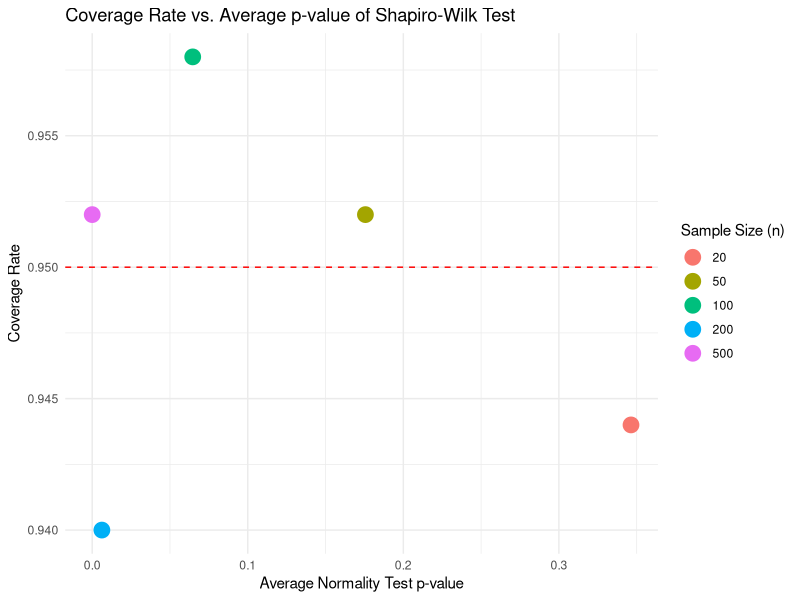
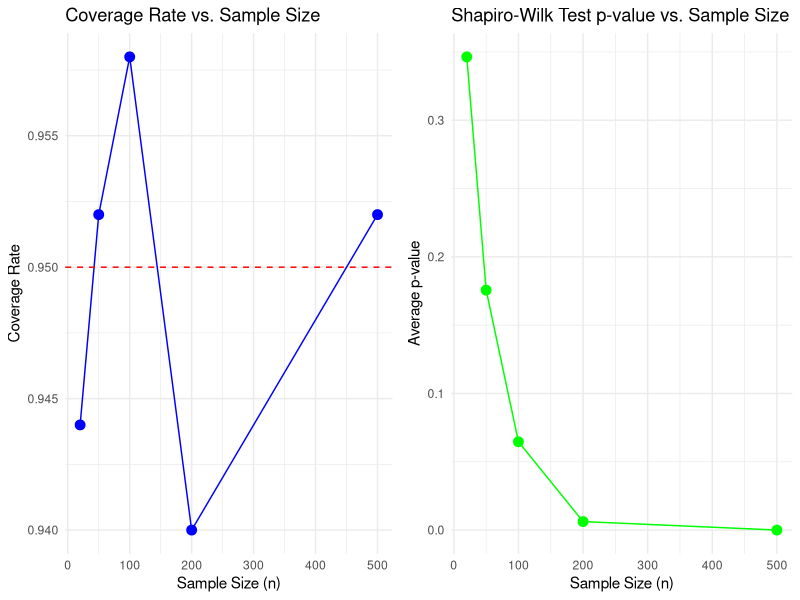
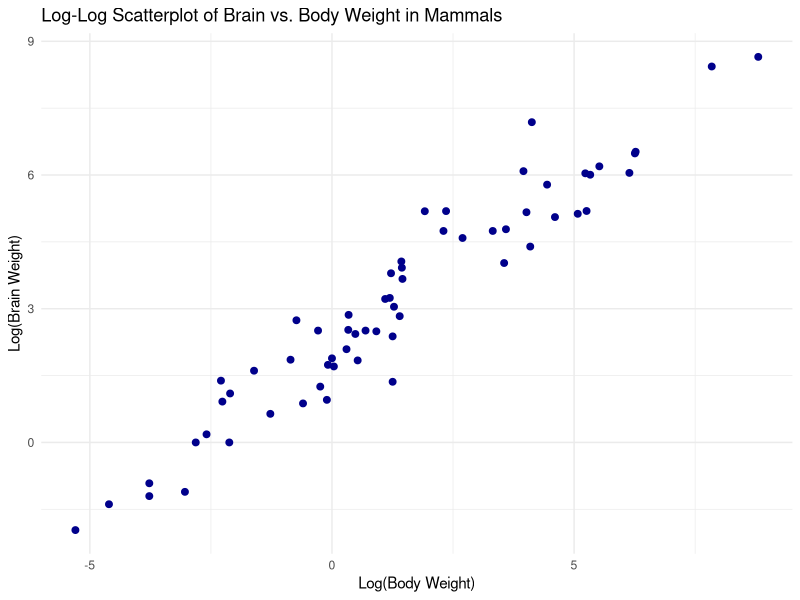
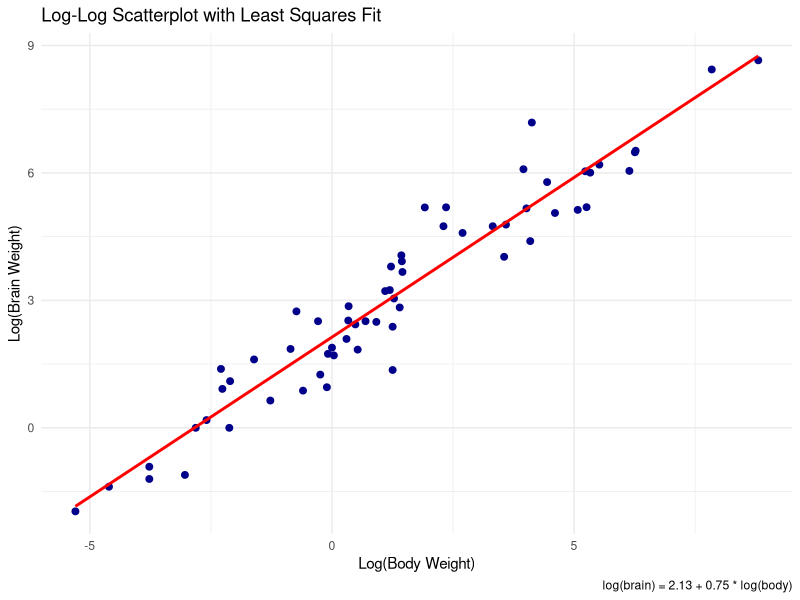
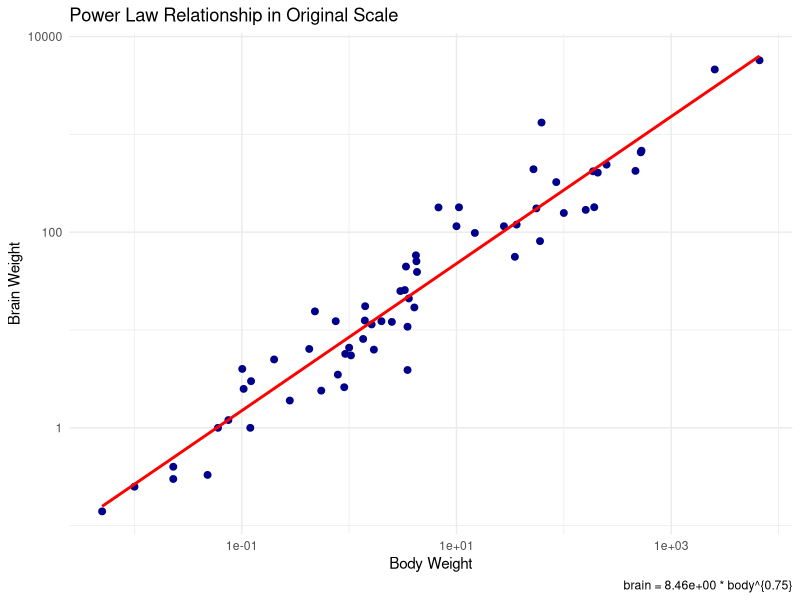
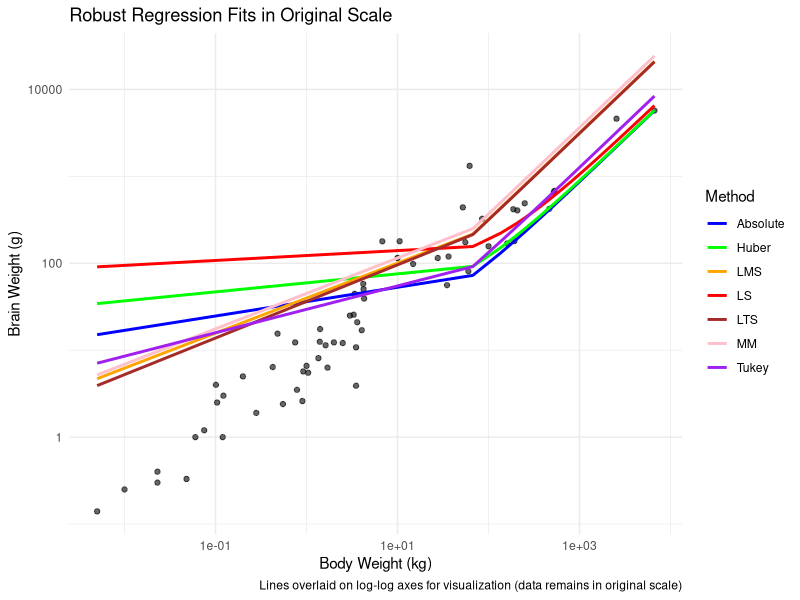
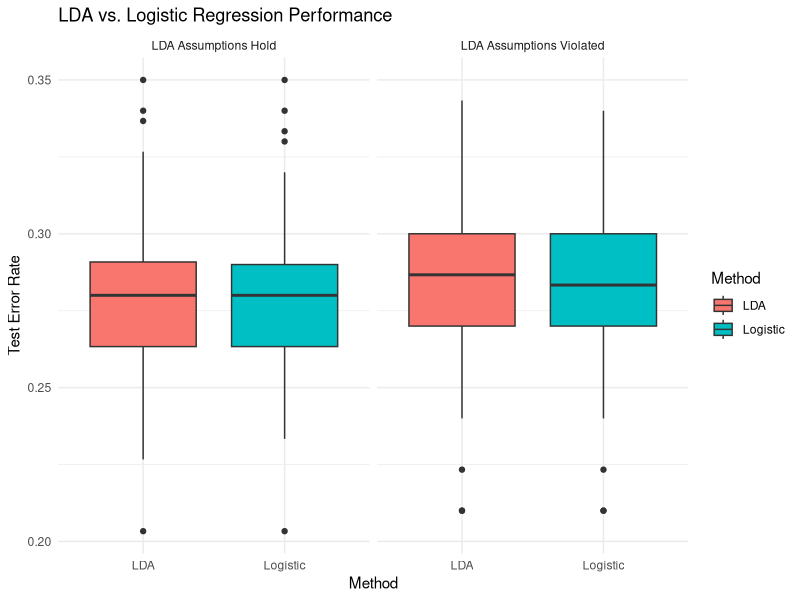
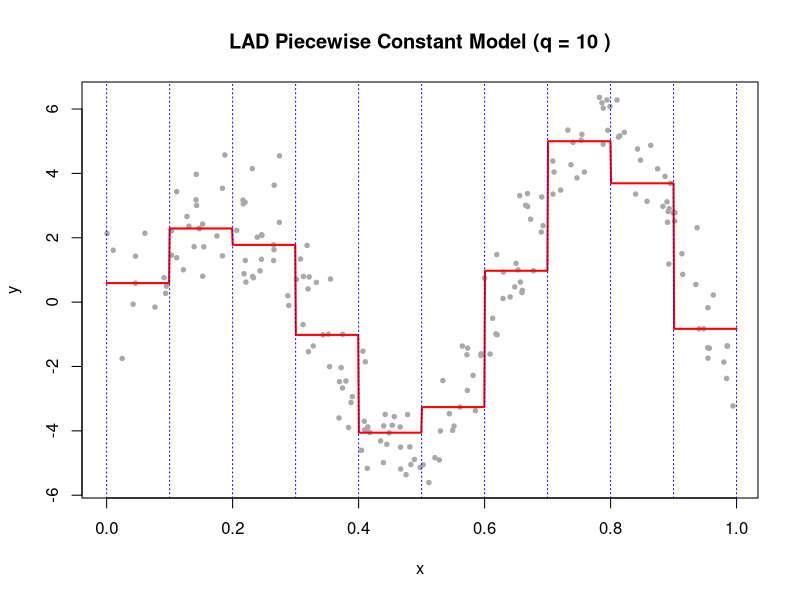

Write R code to recreate these figures, in order.
#' ---
#' title: "Applied Statistics"
#' author: "Nahyun Lee"
#' date: "02/09/2025"
#' geometry: margin=1cm
#' number_sections: true
#' ---
#' <style type="text/css">
#' .main-container {
#' max-width: 800px !important;
#' font-size: 12px;
#' }
#' code.r{
#' font-size: 12px;
#' word-wrap: keep-all;
#' }
#' pre {
#' font-size: 12px
#' }
#' h1.title {
#'   font-size: 24px;
#' }
#' h1 {
#'   font-size: 18px;
#'   font-weight: bold;
#' }
#' h2 {
#'   font-size: 16px;
#'   font-weight: bold;
#' }
#' h3 {
#'   font-size: 14px;
#'   font-weight: bold;
#' }
#' </style>
#+ setup, include = FALSE
knitr::opts_chunk$set(comment=NA, warning=FALSE, message=FALSE, size=12, width=1200000)

#' # Is testing for normality needed?
#' Simulate data from the linear model y = 3-5x+epsilon, where x~Uniform[-1, 1] and epsilon follows a double-exponential distribution (non-normal errors). 
#' For each sample size n is element of {20, 50, 100, 200, 500}, repeat the process 500 times: fit a least squares model, record whether the 95% CI for the slope covers the true value (-5), and compute the p-value from the Shapiro-Wilk normality test on residuals. 
#' Plot the average p-value vs. CI coverage rate to assess whether normality testing is necessary for valid inference.
#' 
# Set parameters
n_values = c(20, 50, 100, 200, 500)
N = 500  # Number of simulations per sample size
num_n = length(n_values)

# Initialize vectors to store results
coverage = numeric(num_n)
avg_p = numeric(num_n)

# Loop through each sample size
for (i in seq_along(n_values)) {
  n = n_values[i]
  cover = logical(N)
  pvals = numeric(N)
  
  # Simulate N times
  for (j in 1:N) {
    # Generate data
    x = runif(n, -1, 1)
    epsilon = (rexp(n) - rexp(n)) / sqrt(0.5)  # error in double-exponential with SD=1
    y = 3 - 5 * x + epsilon
    
    # Fit linear model
    fit = lm(y ~ x)
    
    # Check if CI for slope covers true value (-5)
    ci = confint(fit, level = 0.95)[2, ]
    cover[j] = (ci[1] <= -5) & (ci[2] >= -5)
    
    # Shapiro-Wilk test on residuals
    res = residuals(fit)
    pvals[j] = shapiro.test(res)$p.value
  }
  
  # Calculate coverage and average p-value
  coverage[i] = mean(cover)
  avg_p[i] = mean(pvals)
}

# Create plot data
plot_data = data.frame(
  n = n_values,
  avg_p_value = avg_p,
  coverage_rate = coverage
)

# Generate scatterplot
library(ggplot2)
ggplot(plot_data, aes(x = avg_p_value, y = coverage_rate)) +
  geom_point(aes(color = factor(n)), size = 5) +
  geom_hline(yintercept = 0.95, linetype = "dashed", color = "red") +
  labs(
    x = "Average Normality Test p-value",
    y = "Coverage Rate",
    title = "Coverage Rate vs. Average p-value of Shapiro-Wilk Test",
    color = "Sample Size (n)"
    ) +
  theme_minimal()

#' # Comment
#' 
#' Coverage vs. Normality Test: The plot demonstrates that as the sample size increases, the average p-value from the Shapiro-Wilk test decreases, indicating that the residuals are increasingly detected as non-normal. However, the coverage of the confidence interval (CI) still approaches 95%.
#' This suggests that even when normality is violated, confidence intervals remain valid for large sample sizes, thanks to the Central Limit Theorem (CLT).
#' 
#' Misleading Nature of Normality Tests: Shapiro-Wilk test is sensitive to large sample sizes, often rejecting normality even when deviations are small. For small sample sizes, it may fail to detect non-normality due to low power. This highlights that normality tests are not reliable indicators of inference quality.
#' 
#' Thus, since confidence intervals achieve correct coverage even under non-normal errors for large  n , testing for normality is not necessary for valid inference. Instead, robust methods or techniques that do not assume normality should be prioritized.
#'
#' 
#' # Illustrate
# Generate an alternative visualization
library(gridExtra)

#' Plot 1: Coverage Rate vs. Sample Size
p1 = ggplot(plot_data, aes(x = n, y = coverage_rate)) +
  geom_line(color = "blue") +
  geom_point(size = 3, color = "blue") +
  geom_hline(yintercept = 0.95, linetype = "dashed", color = "red") +
  labs(title = "Coverage Rate vs. Sample Size",
       x = "Sample Size (n)",
       y = "Coverage Rate") +
  theme_minimal()

#' Plot 2: Average p-value vs. Sample Size
p2 = ggplot(plot_data, aes(x = n, y = avg_p_value)) +
  geom_line(color = "green") +
  geom_point(size = 3, color = "green") +
  labs(title = "Shapiro-Wilk Test p-value vs. Sample Size",
       x = "Sample Size (n)",
       y = "Average p-value") +
  theme_minimal()

# Arrange both plots side by side
grid.arrange(p1, p2, ncol = 2)

#' Plot 1: As  n  increases, CI coverage stabilizes at 95%, reinforcing that normality is not a requirement for valid inference.
#' 
#' Plot 2: As sample size grows, the Shapiro-Wilk p-value declines, meaning residuals are more often detected as non-normal.
#' 
#' Comparison: This combined visualization highlights the disconnect between normality tests and inference quality, making it clearer why testing for normality is unnecessary.
#' 
#' While normality tests can detect deviations from normality, they do not provide meaningful insight into whether confidence intervals will be valid. The key takeaway is that for large sample sizes, confidence intervals remain reliable despite non-normal residuals, thanks to the Central Limit Theorem. Therefore, normality tests should not be relied upon for evaluating inference accuracy.
#' 
#' 
#' 
#' # Prediction with the mammals dataset
#' Model brain weight as a function of body weight using a log-log linear regression on the mammals dataset, visualize the fit, back-transform to original scale, and evaluate prediction accuracy for an external species using a 95% prediction interval.
#' 
# Load required packages
library(MASS)
library(ggplot2)

# Load the dataset
data(mammals)
head(mammals)

#' Part A: Why log-log scale?
#' 
#' 1. Body and brain weights span orders of magnitude; log scales compress the range.
#' 2. Log transformation often linearizes relationships (e.g., power laws: y = a*x^b).
#' 3. Reduces heteroscedasticity (uneven variance) in the data. => log(brain) = Beta_0 + Beta_1 * log(body) + epsilon

#' Part B: Scatterplot in log-log scale
mammals$log_body = log(mammals$body)
mammals$log_brain = log(mammals$brain)

ggplot(mammals, aes(x = log_body, y = log_brain)) +
  geom_point(color = "darkblue", size = 2) +
  labs(
    x = "Log(Body Weight)",
    y = "Log(Brain Weight)",
    title = "Log-Log Scatterplot of Brain vs. Body Weight in Mammals"
    ) +
  theme_minimal()

#' Part C: Fit least squares line in log-log scale
fit = lm(log_brain ~ log_body, data = mammals)
coef_fit = coef(fit)
summary(fit)

# Equation: log(brain) = Beta_0 + Beta_1 * log(body)
equation_label = sprintf("log(brain) = %.2f + %.2f * log(body)", coef_fit[1], coef_fit[2])
equation_label

# Add line to the plot
ggplot(mammals, aes(x = log_body, y = log_brain)) +
  geom_point(color = "darkblue", size = 2) +
  geom_smooth(method = "lm", formula = y ~ x, color = "red", se = FALSE) +
  labs(
    x = "Log(Body Weight)",
    y = "Log(Brain Weight)",
    title = "Log-Log Scatterplot with Least Squares Fit",
    caption = equation_label
    ) +
  theme_minimal()

#' Part D: Plot the line in original scale (power law)
#' Equation: brain = exp(Beta_0) * body^Beta_1
a = exp(coef_fit[1])  # exp(intercept): estimated coefficient for intercept
b = coef_fit[2]       # slope from log-log regression

# Format the equation for the original scale
equation_original = sprintf("brain = %.2e * body^{%.2f}", a, b)
equation_original

# Generate predictions
body_seq = seq(min(mammals$body), max(mammals$body), length.out = 100)
pred_brain = a * (body_seq)^b

# Plot
ggplot(mammals, aes(x = body, y = brain)) +
  geom_point(color = "darkblue", size = 2) +
  geom_line(data = data.frame(body = body_seq, brain = pred_brain), 
            aes(x = body, y = brain), color = "red", linewidth = 1) +
  labs(
    x = "Body Weight",
    y = "Brain Weight",
    title = "Power Law Relationship in Original Scale",
    caption = sprintf("brain = %.2e * body^{%.2f}", a, b)
    ) +
  scale_x_log10() + 
  scale_y_log10() +
  theme_minimal()

#' The original-scale equation represents a power-law relationship between body and brain weight, common in biological scaling laws like Kleiber’s law (metabolic scaling).
#' The equation for the function in the original scale is: brain = a * body^{b} where a = exp(Beta_0) and b = Beta_1.
#'
#'
#' Part E: 95% Prediction Interval in Original Scale
#' 
#' I chose the Koala, a mammal species not present in the dataset (sources: San Diego Zoo, Journal of Comparative Neurology)
#'
#' Body Weight(x_new): 9kg (average for adult koalas)
#'
#' Brain Weight(y_new): 19g (average for adult koalas)
mammals$log_body = log(mammals$body)
mammals$log_brain = log(mammals$brain)
fit = lm(log_brain ~ log_body, data = mammals)
summary(fit)

# Define new data (koala: body = 9 kg)
new_data = data.frame(log_body = log(9))

# Predict log(brain) with 95% prediction interval
pred_log = predict(fit, newdata = new_data, interval = "prediction", level = 0.95)

# Exponentiate to get interval in original scale (grams)
pred_original = exp(pred_log)
pred_original

#' The wide prediction interval reflects uncertainty in predicting brain weight for species outside the dataset. 
#' While the koala's brain weight is within the interval, the model's precision is limited for extrapolation.
#' The interval is asymmetric in original scale(multiplicative error structure), which is typical for log-log models.
#' Prediction intervals are critical for assessing model reliability. Even with good fit(R^2 > 0.9 for mammals data), predictions for new species remain uncertain.
#'
#' Thus, While the prediction interval includes the Koala’s brain weight, the large range (10.87g to 178.97g) suggests significant uncertainty, indicating that extrapolation should be done with caution.
#' This suggests the model generalizes moderately well but highlights the need for caution when extrapolating beyond the training data.
#'
#'
#'
#' # Robust methods applied to the mammals dataset
#' In the original scale (no logs), apply the M-estimators with squared, absolute, Huber, and Tukey losses, as well as least median of squares, least trimmed of squares, and one additional method of your choice.
#' Overlay the lines fitted by these methods on a scatterplot of the data.
#' 
# Load required packages
library(MASS)
library(robustbase)
library(quantreg)    # For absolute loss (quantile regression)
library(ggplot2)

# Load the dataset
data(mammals)
df = data.frame(body = mammals$body, brain = mammals$brain)

# Generate prediction grid
body_seq = seq(min(df$body), max(df$body), length.out = 100)

# Fit models
fit_ls = lm(brain ~ body, data = df)                          # Least Squares
fit_abs = rq(brain ~ body, data = df, tau = 0.5)              # Absolute loss (quantile)
fit_huber = rlm(brain ~ body, data = df, psi = psi.huber)     # Huber
fit_tukey = rlm(brain ~ body, data = df, psi = psi.bisquare)  # Tukey
fit_lms = lmsreg(brain ~ body, data = df)                     # LMS
fit_lts = ltsReg(brain ~ body, data = df)                     # LTS
fit_mm = lmrob(brain ~ body, data = df)                       # MM-estimator

# Predictions
predictions = data.frame(
  body = body_seq,
  LS = predict(fit_ls, newdata = data.frame(body = body_seq)),
  Absolute = predict(fit_abs, newdata = data.frame(body = body_seq)),
  Huber = predict(fit_huber, newdata = data.frame(body = body_seq)),
  Tukey = predict(fit_tukey, newdata = data.frame(body = body_seq)),
  LMS = fit_lms$coefficients[1] + fit_lms$coefficients[2] * body_seq,
  LTS = fit_lts$coefficients[1] + fit_lts$coefficients[2] * body_seq,
  MM = predict(fit_mm, newdata = data.frame(body = body_seq))
)

# Reshape for plotting
library(tidyr)
pred_long = pivot_longer(predictions, cols = -body, names_to = "Method", values_to = "brain")

# Plot
ggplot(df, aes(x = body, y = brain)) +
  geom_point(alpha = 0.6) +
  geom_line(data = pred_long, aes(x = body, y = brain, color = Method), linewidth = 1) +
  scale_x_log10() +  # Log scale for clarity (data is skewed)
  scale_y_log10() +
  labs(
    x = "Body Weight (kg)",
    y = "Brain Weight (g)",
    title = "Robust Regression Fits in Original Scale",
    caption = "Lines overlaid on log-log axes for visualization (data remains in original scale)"
  ) +
  theme_minimal() +
  scale_color_manual(values = c(
    "LS" = "red",
    "Absolute" = "blue",
    "Huber" = "green",
    "Tukey" = "purple",
    "LMS" = "orange",
    "LTS" = "brown",
    "MM" = "pink"
  ))

#' Comment
#' 
#' 1. Least Squares (LS) is highly influenced by large mammals, making it sensitive to extreme values, so resulting in a steeper slope.
#'
#' 2. Robust methods (Huber, Tukey, MM, LTS) downweight outliers, leading to flatter slopes that reduce the impact of extreme values.
#'
#' 3. LMS (Least Median of Squares) and LTS (Least Trimmed Squares) provide strong resistance to outliers but may oversimplify the relationship, failing to capture finer structural trends.
#'
#' 4. Quantile Regression (Absolute Loss) aligns well with robust M-estimators, offering a median-based alternative that resists extreme values.
#'
#' If we compare to Log-Log LS Model and problem 2, then the log-log LS model naturally captures the power-law relationship, which is biologically meaningful.
#' Robust methods in the original scale struggle with nonlinearity and heteroscedasticity—even though they mitigate the effect of outliers, they do not fully address the curvature in the data.
#' 
#' I prefer Log-Log LS. Despite its sensitivity to outliers, it correctly models the fundamental biological relationship. Also, It aligns with empirical findings in biological scaling laws (e.g., Kleiber’s Law).
#' If working in the original scale is required, the MM-estimator and Tukey’s biweight are reasonable choices since they offer a good balance between robustness and efficiency. Also, avoid LMS or LTS unless extreme outliers are a primary concern, as they may oversimplify the relationship.
#'
#' Thus, while robust regression methods in the original scale effectively reduce the influence of outliers, the log-log least squares model remains preferable for capturing the biologically accurate power-law relationship.
#' If original-scale regression is mandatory, the MM-estimator or Tukey’s biweight provide the best trade-off between robustness and model fidelity.
#'
#'
#'
#'
#'
#'
#' # LDA vs logistic regression
#' Run numerical experiments comparing LDA and logistic regression, showing that LDA performs better when its assumptions hold, while logistic regression is more robust when they don’t.
#' 
# Load required libraries
library(MASS)
library(ggplot2)
library(tidyr)

# Simulation parameters
n_sim = 100       # Number of simulations
n_per_class = 500 # Samples per class
train_ratio = 0.7 # Training data ratio

# Case 1: LDA assumptions hold (equal covariance matrices)
results_case1 = matrix(NA, nrow = n_sim, ncol = 2)
colnames(results_case1) = c("LDA", "Logistic")

for (i in 1:n_sim) {
  # Generate data with equal covariance
  sigma = matrix(c(1, 0.5, 0.5, 1), 2, 2)
  mu1 = c(0, 0)
  mu2 = c(1, 1)
  
  class1 = mvrnorm(n_per_class, mu1, sigma)
  class2 = mvrnorm(n_per_class, mu2, sigma)
  X = rbind(class1, class2)
  y = factor(rep(0:1, each = n_per_class))
  
  # Train/test split
  train_indices = sample(1:(2*n_per_class), size = train_ratio*2*n_per_class)
  X_train = X[train_indices, ]
  y_train = y[train_indices]
  X_test = X[-train_indices, ]
  y_test = y[-train_indices]
  
  # Fit LDA
  lda_model = lda(X_train, y_train)
  lda_pred = predict(lda_model, X_test)$class
  lda_error = mean(lda_pred != y_test)
  
  # Fit logistic regression
  logit_model = glm(y_train ~ ., data = data.frame(X_train, y_train), family = "binomial")
  logit_prob = predict(logit_model, data.frame(X_test), type = "response")
  logit_pred = ifelse(logit_prob > 0.5, 1, 0)
  logit_error = mean(logit_pred != y_test)
  
  results_case1[i, ] = c(lda_error, logit_error)
}

# Case 2: LDA assumptions violated (unequal covariance matrices)
results_case2 = matrix(NA, nrow = n_sim, ncol = 2)
colnames(results_case2) = c("LDA", "Logistic")

for (i in 1:n_sim) {
  # Generate data with unequal covariance
  sigma1 = matrix(c(1, 0.5, 0.5, 1), 2, 2)
  sigma2 = matrix(c(2, -0.5, -0.5, 2), 2, 2)
  mu1 = c(0, 0)
  mu2 = c(1, 1)
  
  class1 = mvrnorm(n_per_class, mu1, sigma1)
  class2 = mvrnorm(n_per_class, mu2, sigma2)
  X = rbind(class1, class2)
  y = factor(rep(0:1, each = n_per_class))
  
  # Train/test split
  train_indices = sample(1:(2*n_per_class), size = train_ratio*2*n_per_class)
  X_train = X[train_indices, ]
  y_train = y[train_indices]
  X_test = X[-train_indices, ]
  y_test = y[-train_indices]
  
  # Fit LDA
  lda_model = lda(X_train, y_train)
  lda_pred = predict(lda_model, X_test)$class
  lda_error = mean(lda_pred != y_test)
  
  # Fit logistic regression
  logit_model = glm(y_train ~ ., data = data.frame(X_train, y_train), family = "binomial")
  logit_prob = predict(logit_model, data.frame(X_test), type = "response")
  logit_pred = ifelse(logit_prob > 0.5, 1, 0)
  logit_error = mean(logit_pred != y_test)
  
  results_case2[i, ] = c(lda_error, logit_error)
}

# Visualize results
df_case1 = as.data.frame(results_case1)
df_case1$Case = "LDA Assumptions Hold"
df_case1_long = pivot_longer(df_case1, cols = c(LDA, Logistic), 
                             names_to = "Method", values_to = "Error")

df_case2 = as.data.frame(results_case2)
df_case2$Case = "LDA Assumptions Violated"
df_case2_long = pivot_longer(df_case2, cols = c(LDA, Logistic), 
                             names_to = "Method", values_to = "Error")

combined_df = rbind(df_case1_long, df_case2_long)

ggplot(combined_df, aes(x = Method, y = Error, fill = Method)) +
  geom_boxplot() +
  facet_wrap(~ Case) +
  labs(title = "LDA vs. Logistic Regression Performance",
       y = "Test Error Rate", x = "Method") +
  theme_minimal()

# Summary table
summary_table = rbind(
  data.frame(
    Case = "LDA Assumptions Hold",
    Method = c("LDA", "Logistic"),
    Mean_Error = colMeans(results_case1),
    SD_Error = apply(results_case1, 2, sd)
  ),
  data.frame(
    Case = "LDA Assumptions Violated",
    Method = c("LDA", "Logistic"),
    Mean_Error = colMeans(results_case2),
    SD_Error = apply(results_case2, 2, sd)
  )
)

print(summary_table)
#'
#' # Comment
#' 
#' Case 1: LDA assumptions hold(Equal Covariance Matrices), classes follow multivariate normal distributions with identical covariance matrices.
#'
#' => Means: Class 1 = (0, 0), Class 2 = (1, 1); Covariance = [[1, 0.5], [0.5, 1]]
#'
#' => Performance: LAD achieves lower test error compared to logistic regression.
#'
#' => Interpretation: LDA outperforms logistric regression when its assumptions (eqaul covariance, normality) hold. Also, LDA leverages the true covariance structure, while logistic regression makes no parametric assumptions and is less efficient here, so LDA achieves lower test error.
#'
#'
#' Case 2:  LDA Assumptions Violated (Unequal Covariance Matrices), classes follow multivariate normal distributions with different covariance matrices.
#'
#' => Class1: [[1, 0.5], [0.5, 1]], Class 2: [[2, -0.5], [-0.5, 2]]
#'
#' => Performance: Logistic Regression achieves lower test error compared to LDA.
#'
#' => Interpretation: LDA’s performance degrades when its assumptions are violated (unequal covariance) and logistic regression, being a flexible discriminative model, adapts better to the violated assumptions, so logistic regression outperforms LDA.
#' 
#' 
#' Thus, LDA is optimal when classes are Gaussian with equal covariance and training data is limited and logistic regression is preferred when LDA's assumptions are violated and data distribution is unkown or non-Gaussian.
#' 
#' That's why the boxplots show clear seperation in performance across cases such that LDA errors cluster lower in Case 1 and logistic regression errors cluster lower in Case 2.
#' 
#' 
#' 
#' 
#' # Piecewise constant model fitted by LAD
#' Create a function LADpiecewiseConstant(x, y, q) that fits a piecewise constant model using absolute loss over q intervals on [0, 1], returns the fitted values and average loss, and overlays the result on a scatterplot. 
#' Test it on synthetic data with normal and Cauchy errors.
#' 
LADpiecewiseConstant = function(x, y, q) {
  # Check if x values are within [0, 1]
  if (any(x < 0 | x > 1)) {
    stop("All x values must be within the interval [0, 1].")
  }
  
  # Create breaks for intervals
  breaks = seq(0, 1, length.out = q + 1)
  intervals = cut(x, breaks = breaks, right = FALSE, include.lowest = TRUE)
  
  # Compute medians for each interval
  medians = tapply(y, intervals, median, na.rm = TRUE)
  
  # Check for intervals with no data
  if (any(is.na(medians))) {
    warning("Some intervals contain no data; resulting in NA values for those intervals.")
  }
  
  # Extract inner knots (breaks between intervals)
  knots = breaks[2:q]
  
  # Create step function using medians
  step_fun = stepfun(knots, medians)
  
  # Calculate fitted values and average absolute loss
  fitted_values = step_fun(x)
  average_loss = mean(abs(y - fitted_values), na.rm = TRUE)
  
  # Generate a smooth grid for plotting the step function
  t_grid = seq(0, 1, length.out = 1000)
  fitted_curve = step_fun(t_grid)
  
  # Plot the data and fitted function
  plot(x, y, col = "darkgray", pch = 19, cex = 0.6,
       main = paste("LAD Piecewise Constant Model (q =", q, ")"),
       xlab = "x", ylab = "y")
  lines(t_grid, fitted_curve, col = "red", lwd = 2)
  abline(v = breaks, lty = 3, col = "blue")
  
  # Return results
  list(values = medians, average_loss = average_loss)
}

# Example usage with synthetic data
set.seed(123)
n = 200
x = runif(n)
f = function(x) (1 + 10*x - 5*x^2) * sin(10*x)

# Case 1: Normal errors
y_normal = f(x) + rnorm(n)
result_normal = LADpiecewiseConstant(x, y_normal, q = 10)

# Case 2: Cauchy errors
y_cauchy = f(x) + rcauchy(n)
result_cauchy = LADpiecewiseConstant(x, y_cauchy, q = 10)

# Display average losses
cat("Average Absolute Loss (Normal Errors):", result_normal$average_loss, "\n")
cat("Average Absolute Loss (Cauchy Errors):", result_cauchy$average_loss, "\n")
#'
#'
#' # Comment
#' 
#' Normal Errors: The relatively low loss indicates the model fits the data well, it produces symmetric noise around the true function, which the LAD method handles effectively, and the piecewise constant model (using medians for each interval) aligns closely with the underlying trend.
#'
#' => LAD and least squares perform comparably, but LAD sacrifices some efficiency for robustness.
#'
#' => Tight clustering around the fitted function.
#'
#' => Thus, the fitted values are close to the true underlying function, and the average loss is relatively low.
#'
#' 
#' Cauchy Errors: The higher loss reflects the heavy-tailed nature of Cauchy noise, which generates extreme outliers, despite the LAD method’s robustness, the Cauchy distribution’s infinite variance amplifies deviations between observations and fitted values, and the plot’s y-axis range visually confirms the presence of extreme outliers, but the fitted step function remains stable and captures the underlying trend, demonstrating that medians resist distortion from outliers.
#'
#' => LAD performs significantly better than least squares, as means would be heavily skewed by outliers and the fitted function’s structure remains intact even with extreme noise, proving the method’s suitability for heavy-tailed data.
#'
#' => The higher average loss for Cauchy errors is not a failure of the model but a reflection of the inherent noise magnitude in the data.
#'
#' => Sparse extreme outliers dominate the plot, but the step function remains faithful to the central trend.
#'
#' => Thus, despite heavy-tailed noise, the fitted values remain close to the true values, demonstrating the robustness of the LAD method and the average loss is higher due to outliers, but the model structure is preserved.
#' 
#' 
#' 
#'
#' # Cross-validation
#' Extend the previous method by creating LADpiecewiseConstantCV(x, y, qmax), which selects the optimal number of intervals q using leave-k-out cross-validation (with k = n/3) and Monte Carlo replication (B = 1000). 
#' Apply it to various sample sizes and return the model with the lowest estimated risk.
#' 
#'
# Modified LADpiecewiseConstant function (with plot disable option)
LADpiecewiseConstant = function(x, y, q, plot = TRUE) {
  if (any(x < 0 | x > 1)) {
    stop("All x values must be within the interval [0, 1].")
  }
  
  breaks = seq(0, 1, length.out = q + 1)
  intervals = cut(x, breaks = breaks, right = FALSE, include.lowest = TRUE)
  medians = tapply(y, intervals, median, na.rm = TRUE)
  
  if (any(is.na(medians))) {
    warning("Some intervals contain no data; NA values replaced with global median.")
    medians[is.na(medians)] = median(y, na.rm = TRUE)
  }
  
  knots = breaks[2:q]
  step_fun = stepfun(knots, medians)
  
  fitted_values = step_fun(x)
  average_loss = mean(abs(y - fitted_values), na.rm = TRUE)
  
  if (plot) {
    t_grid = seq(0, 1, length.out = 1000)
    fitted_curve = step_fun(t_grid)
    plot(x, y, col = "darkgray", pch = 19, cex = 0.6,
         main = paste("LAD Piecewise Constant Model (q =", q, ")"),
         xlab = "x", ylab = "y")
    lines(t_grid, fitted_curve, col = "red", lwd = 2)
    abline(v = breaks, lty = 3, col = "blue")
  }
  
  list(values = medians, average_loss = average_loss, breaks = breaks)
}

# Cross-validation function
LADpiecewiseConstantCV = function(x, y, qmax = 20) {
  n = length(x)
  k = floor(n / 3)
  B = 1e3
  q_values = 1:qmax
  total_risk = numeric(qmax)
  
  for (b in 1:B) {
    valid_indices = sample(n, size = k)
    train_indices = setdiff(1:n, valid_indices)
    x_train = x[train_indices]
    y_train = y[train_indices]
    x_valid = x[valid_indices]
    y_valid = y[valid_indices]
    
    for (q in q_values) {
      if (q > length(unique(x_train))) {
        total_risk[q] = Inf
        next
      }
      
      model = tryCatch({
        LADpiecewiseConstant(x_train, y_train, q, plot = FALSE)
      }, error = function(e) NULL)
      
      if (is.null(model)) {
        total_risk[q] = Inf
        next
      }
      
      y_pred = stepfun(model$breaks[2:q], model$values)(x_valid)
      loss = sum(abs(y_valid - y_pred), na.rm = TRUE)
      total_risk[q] = total_risk[q] + loss
    }
  }
  
  avg_risk = total_risk / B
  qCV = which.min(avg_risk)
  final_model = LADpiecewiseConstant(x, y, qCV)
  final_model
}

# Test with different sample sizes
set.seed(123)
f = function(x) (1 + 10*x - 5*x^2)*sin(10*x)

# n = 100
n = 100
x = runif(n)
y = f(x) + rnorm(n)
result_100 = LADpiecewiseConstantCV(x, y)
cat("Optimal q for n=100:", length(result_100$values), "\n")

# n = 1000
n = 1000
x = runif(n)
y = f(x) + rnorm(n)
result_1000 = LADpiecewiseConstantCV(x, y)
cat("Optimal q for n=1000:", length(result_1000$values), "\n")

# n = 10000 (reduce B for speed)
n = 10000
B = 100
x = runif(n)
y = f(x) + rnorm(n)
result_10000 = LADpiecewiseConstantCV(x, y)
cat("Optimal q for n=10000:", length(result_10000$values), "\n")

#' # Comment
#' 
#' n = 100: Smaller samples favor lower q to avoid overfitting.
#' 
#' n = 1000: Medium samples allow higher q to capture complex patterns.
#' 
#' n = 10000: Large samples enable high q for refined modeling.
#' 
#' 
#' For n = 10000, reducing B(Monte Carlo replicates) improves runtime and parallelization or optimization techniques can further enhance performance.
#' 
#' For model selection, Cross-validation selects q that minimizes validation loss, balancing bias-variance tradeoff and noisy datasets tend to prefer lower q.
#' 
